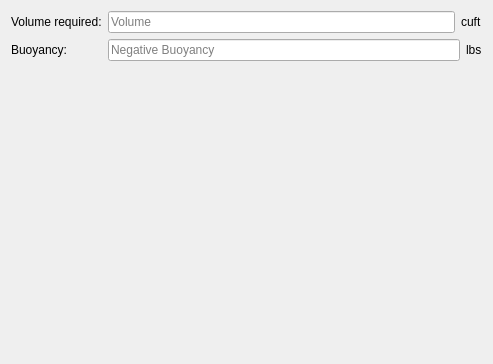
<?xml version="1.0" encoding="UTF-8"?>
<ui version="4.0">
 <class>CPage</class>
 <widget class="QWidget" name="CPage">
  <property name="geometry">
   <rect>
    <x>0</x>
    <y>0</y>
    <width>493</width>
    <height>364</height>
   </rect>
  </property>
  <property name="windowTitle">
   <string>Title</string>
  </property>
  <layout class="QFormLayout" name="formLayout">
   <item row="0" column="0">
    <widget class="QLabel" name="label">
     <property name="text">
      <string>Volume required:</string>
     </property>
    </widget>
   </item>
   <item row="0" column="1">
    <layout class="QHBoxLayout" name="horizontalLayout">
     <item>
      <widget class="QLineEdit" name="volumeDisplaced">
       <property name="placeholderText">
        <string>Volume</string>
       </property>
      </widget>
     </item>
     <item>
      <widget class="QLabel" name="volumeDisplacedUnits">
       <property name="text">
        <string>cuft</string>
       </property>
      </widget>
     </item>
    </layout>
   </item>
   <item row="1" column="0">
    <widget class="QLabel" name="label_4">
     <property name="text">
      <string>Buoyancy:</string>
     </property>
    </widget>
   </item>
   <item row="1" column="1">
    <layout class="QHBoxLayout" name="horizontalLayout_2">
     <item>
      <widget class="QLineEdit" name="negativeBuoyancy">
       <property name="placeholderText">
        <string>Negative Buoyancy</string>
       </property>
      </widget>
     </item>
     <item>
      <widget class="QLabel" name="negativeBuoyancyUnits">
       <property name="text">
        <string>lbs</string>
       </property>
      </widget>
     </item>
    </layout>
   </item>
   <item row="2" column="0">
    <spacer name="verticalSpacer">
     <property name="orientation">
      <enum>Qt::Orientation::Vertical</enum>
     </property>
     <property name="sizeHint" stdset="0">
      <size>
       <width>20</width>
       <height>40</height>
      </size>
     </property>
    </spacer>
   </item>
  </layout>
  <action name="actionExit">
   <property name="text">
    <string>Exit</string>
   </property>
   <property name="iconText">
    <string>E&amp;xit</string>
   </property>
   <property name="shortcut">
    <string>Alt+F4</string>
   </property>
  </action>
 </widget>
 <resources/>
 <connections/>
</ui>
